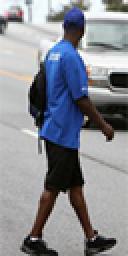
#> input picture images/pd4.jpg, 64 x 128 px (shown 2 times larger)
$ python -i train1.py   (imports and definitions only)   (older library calls are emulated)
#> lines starting #> are read from the running program, lines starting #| are printed output that depends on the picture
#> further down, picture is the input picture: shape (128, 64, 3); mean B, G, R 145.9, 138.7, 135.8
import cv2
import svm as svm
from sklearn import svm
import os
import numpy as np
#from sklearn.externals import joblib
import joblib
from skimage.feature import hog
from sklearn.utils import shuffle
import sys
import argparse
import random
from sklearn.svm import LinearSVC

MAX_HARD_NEGATIVES = 1000

parser = argparse.ArgumentParser(description='Parse Training Directory')
pos_img_dir = r'C:\Users\amerb\PycharmProjects\TrainImages\PosImages'
neg_img_dir = r'C:\Users\amerb\PycharmProjects\TrainImages\NegImages'

# [1 line not run here, left out]

"""Function for extracting Hom Features"""
"""This time I extracted the HOM feaures with 9 bins to reduce the lengh of vetors as mentioned in paper"""

def hom_Method(img):
    img = np.float32(img)
    def histogramBlock_Normalization(hist):
        return np.dot(hist, 1 / np.linalg.norm(hist))
    """I used Sobel operator in OpenCV with kernel size 1."""

    gx = cv2.Sobel(img, cv2.CV_32F, 1, 0, ksize=1)
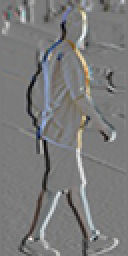
#> gx: shape (128, 64, 3) float32 (shown 2 times larger); mean B, G, R -1.2, -1.1, -1.2; drawn with min black and max white
    gy = cv2.Sobel(img, cv2.CV_32F, 0, 1, ksize=1)
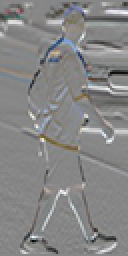
#> gy: shape (128, 64, 3) float32 (shown 2 times larger); mean B, G, R -1.4, -1.4, -1.3; drawn with min black and max white

    """Calculate the magnitude of image as mentioned in the paper"""
    magnitude = gx * gy
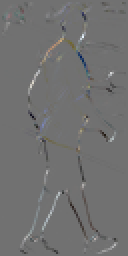
#> magnitude: shape (128, 64, 3) float32 (shown 2 times larger); mean B, G, R -76.3, -43.9, -43; drawn with min black and max white

    """Convert the float values of magnitude to integer"""
    magnitude = magnitude.astype(int)

    """Get the minimum value of magnitude"""
    minv = np.min(magnitude)
#> minv = -38391

    """Get the maximum value of magnitude"""
    maxv = np.max(magnitude)
#> maxv = 47775

    """Function to calculate the histogram of an image"""
    def calculHistogramOfMagnitude(magCell):
        bins = 9
        hist, _ = np.histogram(magCell, bins=bins)
#> hist = [9, 57, 237, 5221, 18745, 206, 80, 18, 3]
        return hist

    """Calculate the histogram of magnitude"""
    histOfMag = calculHistogramOfMagnitude(magnitude)
#> histOfMag = [9, 57, 237, 5221, 18745, 206, 80, 18, 3]

    """Normalization d'histogram HOM"""
    histnorm = histogramBlock_Normalization(histOfMag)
#> histnorm = [0.000462, 0.00293, 0.0122, 0.268, 0.963, 0.0106, 0.00411, 0.000925, 0.000154]
    return histnorm

"Function for resize the image to 64*128 size"
def crop_centre(img):
    crop = cv2.resize(img, (64, 128))
    return crop

""" Generate 10 windows from negatives images"""
def ten_random_windows(img):
    h, w = img.shape
    if h < 128 or w < 64:
        return []

    h = h - 128;
    w = w - 64

    windows = []

    for i in range(0, 10):
        x = random.randint(0, w)
        y = random.randint(0, h)
        windows.append(img[y:y+128, x:x+64])

    return windows

""" Read images for files and put in lists"""
def read_filenames():

    f_pos = []
    f_neg = []

    mypath_pos = pos_img_dir
    for (dirpath, dirnames, filenames) in os.walk(mypath_pos):
        f_pos.extend(filenames)
        break

    mypath_neg = neg_img_dir
    for (dirpath, dirnames, filenames) in os.walk(mypath_neg):
        f_neg.extend(filenames)
        break

    return f_pos, f_neg

"""Extact HOG and HOM features """
def read_images(pos_files, neg_files):

    X = []
    Y = []

    pos_count = 0

    for img_file in pos_files:
        print(os.path.join(pos_img_dir, img_file))
        img = cv2.imread(os.path.join(pos_img_dir, img_file))
        #print('pos images')
        cropped = crop_centre(img)
        gray = cv2.cvtColor(cropped, cv2.COLOR_BGR2GRAY)
        Hogfeatures = hog(gray, orientations=9, pixels_per_cell=(8, 8), cells_per_block=(2, 2), block_norm="L2", transform_sqrt=True, feature_vector=True)
        Tmpimg = np.float32(gray)
        Homfeatures = hom_Method(Tmpimg)
        Descriptor = np.concatenate((Hogfeatures, Homfeatures), axis=None)
        pos_count += 1
        X.append(Descriptor)
        Y.append(1)


    neg_count = 0

    for img_file in neg_files:
        print (os.path.join(neg_img_dir, img_file))
        img = cv2.imread(os.path.join(neg_img_dir, img_file))
        #print('neg images')
        gray_img = cv2.cvtColor(img, cv2.COLOR_BGR2GRAY)
        windows = ten_random_windows(gray_img)

        for win in windows:
            Hogfeatures = hog(win, orientations=9, pixels_per_cell=(8, 8), cells_per_block=(2, 2), block_norm="L2", transform_sqrt=True, feature_vector=True)
            Tmpimg = np.float32(win)
            Homfeatures = hom_Method(Tmpimg)
            Descriptor = np.concatenate((Hogfeatures, Homfeatures), axis=None)
            neg_count += 1
            X.append(Descriptor)
            Y.append(0)


    return X, Y, pos_count, neg_count


def sliding_window(image, window_size, step_size):
    '''
    This function returns a patch of the input image `image` of size equal
    to `window_size`. The first image returned top-left co-ordinates (0, 0)
    and are increment in both x and y directions by the `step_size` supplied.
    So, the input parameters are -
    * `image` - Input Image
    * `window_size` - Size of Sliding Window
    * `step_size` - Incremented Size of Window

    The function returns a tuple -
    (x, y, im_window)
    where
    * x is the top-left x co-ordinate
    * y is the top-left y co-ordinate
    * im_window is the sliding window image
    '''
    for y in range(0, image.shape[0]-128, step_size[1]):
        for x in range(0, image.shape[1]-64, step_size[0]):
            yield (x, y, image[y:y + window_size[1], x:x + window_size[0]])

""" Function for reducing the false part or negative samples, for increasing performance."""
def hard_negative_mine(f_neg, winSize, winStride):

    hard_negatives = []
    hard_negative_labels = []

    count = 0
    num = 0
    for imgfile in f_neg:

        img = cv2.imread(os.path.join(neg_img_dir, imgfile))
        gray = cv2.cvtColor(img, cv2.COLOR_BGR2GRAY)
        for (x, y, im_window) in sliding_window(gray, winSize, winStride):
            Hogfeatures = hog(im_window, orientations=9, pixels_per_cell=(8, 8), cells_per_block=(2, 2), block_norm="L2", transform_sqrt=True, feature_vector=True)
            Tmpimg = np.float32(im_window)
            Homfeatures = hom_Method(Tmpimg)
            Descriptor = np.concatenate((Hogfeatures, Homfeatures), axis=None)
            if (clf1.predict([Descriptor]) == 1):
                hard_negatives.append(Descriptor)
                hard_negative_labels.append(0)

                count = count + 1

            if (count == MAX_HARD_NEGATIVES):
                return np.array(hard_negatives), np.array(hard_negative_labels)

        num = num + 1

        sys.stdout.write("\r" + "\tHard Negatives Mined: " + str(count) + "\tCompleted: " + str(round((count / float(MAX_HARD_NEGATIVES))*100, 4)) + " %" )

        sys.stdout.flush()

    return np.array(hard_negatives), np.array(hard_negative_labels)


pos_img_files, neg_img_files = read_filenames()

# [3 lines not run here, left out]

X, Y, pos_count, neg_count = read_images(pos_img_files, neg_img_files)

"""X is a list that contains the hog&hom features for training images"""
X = np.array(X)

"""Ytrain is a list that contains the classes ( 0 for negative images & 1 for positive images) for training labels"""
Y = np.array(Y)

# [1 line that did not run here, left out]


# [4 lines not run here, left out]

# [1 line that did not run here, left out]


# [5 lines not run here, left out]

"""reducing the false part or negative samples"""

# [1 line not run here, left out]

winStride = (8, 8)
winSize = (64, 128)

# [1 line not run here, left out]

hard_negatives, hard_negative_labels = hard_negative_mine(neg_img_files, winSize, winStride)

# [1 line not run here, left out]

hard_negatives = np.concatenate((hard_negatives, X), axis = 0)
hard_negative_labels = np.concatenate((hard_negative_labels, Y), axis = 0)

# [1 line that did not run here, left out]

# [2 lines not run here, left out]

# [1 line that did not run here, left out]

# [5 lines not run here, left out]

>>> import cv2
>>> picture = cv2.imread('images/pd4.jpg')
>>> result = hom_Method(picture)
#> result has the same summary as histnorm in hom_Method
